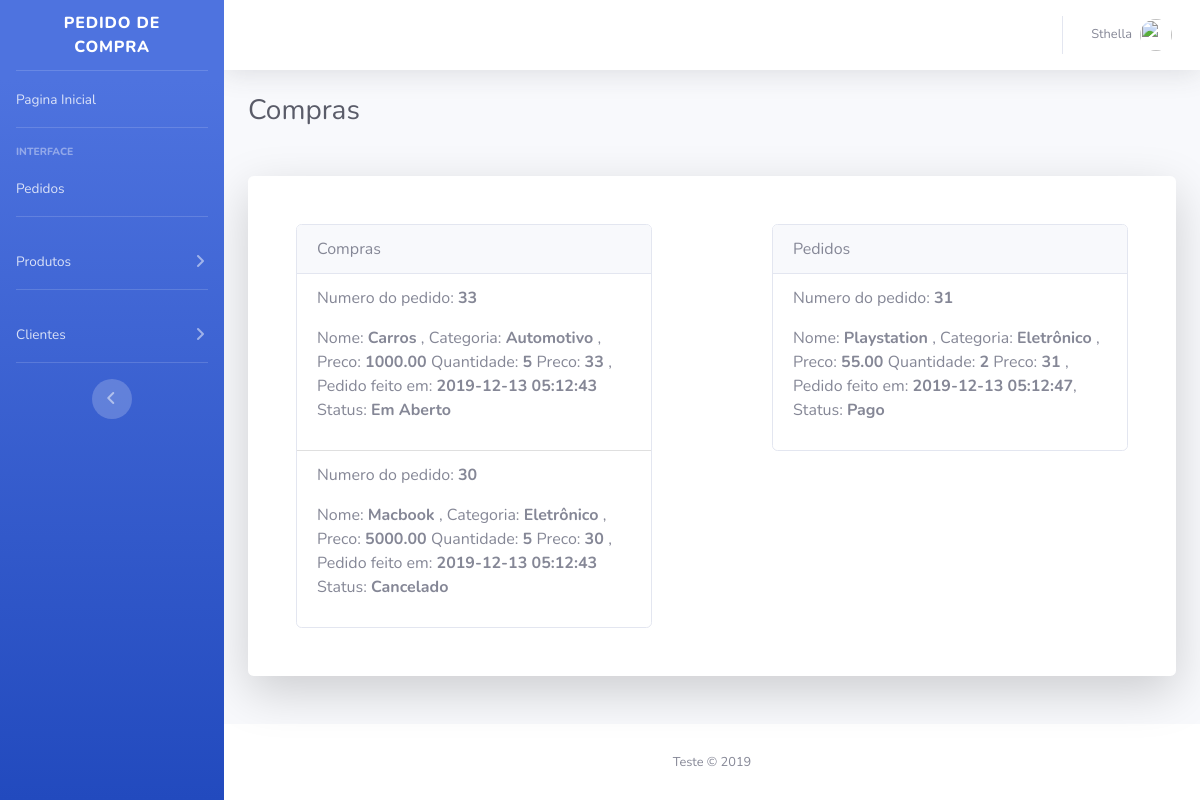
The app's page /compra (signed in) with its own data.
### tables this page shows
CREATE TABLE `produtos` (
  `Id` int(11) NOT NULL AUTO_INCREMENT,
  `nome` varchar(255) DEFAULT NULL,
  `categoria_id` int(11) NOT NULL DEFAULT '0',
  `preco` decimal(10,2) NOT NULL DEFAULT '0.00',
  `cliente_id` int(11) NOT NULL,
  `criado_em` datetime DEFAULT NULL,
  PRIMARY KEY (`Id`),
  KEY `produtos_ibfk_2` (`cliente_id`),
  KEY `produtos_ibfk_1` (`categoria_id`),
  CONSTRAINT `produtos_ibfk_1` FOREIGN KEY (`categoria_id`) REFERENCES `categorias` (`Id`) ON DELETE CASCADE ON UPDATE CASCADE,
  CONSTRAINT `produtos_ibfk_2` FOREIGN KEY (`cliente_id`) REFERENCES `clientes` (`Id`) ON DELETE CASCADE ON UPDATE CASCADE
);

CREATE TABLE `compras` (
  `Id` int(11) NOT NULL AUTO_INCREMENT,
  `produto_id` int(11) NOT NULL DEFAULT '0',
  `cliente_id` int(11) NOT NULL DEFAULT '0',
  `quantidade` int(11) DEFAULT NULL,
  `status` varchar(255) DEFAULT '2',
  `criado_em` datetime DEFAULT NULL,
  `total` double DEFAULT NULL,
  PRIMARY KEY (`Id`),
  KEY `cliente_id` (`cliente_id`),
  KEY `compras_ibfk_1` (`produto_id`),
  CONSTRAINT `compras_ibfk_1` FOREIGN KEY (`produto_id`) REFERENCES `produtos` (`Id`) ON DELETE CASCADE ON UPDATE CASCADE,
  CONSTRAINT `compras_ibfk_2` FOREIGN KEY (`cliente_id`) REFERENCES `clientes` (`Id`) ON DELETE CASCADE ON UPDATE CASCADE
);

CREATE TABLE `categorias` (
  `Id` int(11) NOT NULL AUTO_INCREMENT,
  `nome` varchar(255) DEFAULT NULL,
  PRIMARY KEY (`Id`)
);

### core/bootstrap.php (called while the page is built, shortened)
<?php
function view($name, $data = []){
    if(strstr( $name, '.' )){
        $name = explode('.', $name);
        $name = implode('/', $name);
    }
    extract($data);
    return require "app/views/{$name}.view.php";
}

### app/controllers/CompraController.php (called while the page is built, shortened)
<?php
class CompraController{
   public function home(){
       $compra = new Compra;
       $compras =  $compra->listarTodasCompras(1);
       $pedidos =  $compra->listarTodasCompras(2);
        return view('sistema.pedidoCompra', compact('compras', 'pedidos'));
    }
}

### core/Router.php (called while the page is built, shortened)
<?php
class Router {
    public $routes = [
        'GET' => [],
        'POST' => []
    ];
    public function get($uri, $controller){
        $this->routes['GET'][$uri] = $controller;
    }
    public function post($uri, $controller){
        $this->routes['POST'][$uri] = $controller;
    }
    public function direct($uri, $requestType){
        if(array_key_exists($uri, $this->routes[$requestType])){
            $controller = explode('@', $this->routes[$requestType][$uri])[0];
            $action = explode('@', $this->routes[$requestType][$uri])[1];
            return $this->callAction($controller, $action);
        }
        throw new \Exception('Nenhuma rota selecionada para essa URL');
    }
    protected function callAction($controller, $action){
        $controller = new $controller;
        $middleware = $controller->auth();
        if(isset($_SESSION['usuario']['login']) && $_SESSION['usuario']['login'] == true){
            if($middleware['auth']['restrict_for'] == '*'){
                return $controller->$action();
            }
        }
    }
}

### index.php (called while the page is built, shortened)
<?php
require 'core/bootstrap.php';
Router::load('app/routes.php')->direct(Request::uri(), Request::method());

### app/models/Compra.php (called while the page is built, shortened)
<?php
class Compra {
    private $id;
    private $produto;
    private $quantidade;
    private $criado_em;
    private $status;
    public function __construct($id = null, Produto $produto = null, Cliente $cliente = null, $quantidade = 1, $criado_em = null, $status = 2) {
        $this->id = $id;
        $this->produto = $produto;
        $this->quantidade = $quantidade;
        $this->status= $status;
        $this->criado_em = date('y-m-d h:m:s');
    }
    public function getId(){
		return $this->id;
	}
	public function setId($id){
		$this->id = $id;
	}
	public function getProduto(){
		return $this->produto;
	}
	public function setProduto($produto){
		$this->produto = $produto;
	}
	public function getQuantidade(){
		return $this->quantidade;
	}
	public function setQuantidade($quantidade){
		$this->quantidade = $quantidade;
	}
	public function getCriado_em(){
		return $this->criado_em;
	}
	public function setCriado_em($criado_em){
		$this->criado_em = $criado_em;
	}
	public function getStatus(){
        switch($this->status){
            case 1:
                $status = 'Pago';
            break;
            case 2:
                $status = 'Em Aberto';
            break;
            case 0:
                $status = 'Cancelado';
            break;
        }
		return $status;
    }
	public function setStatus($status){
		$this->status = $status;
    }
    public function listarTodasCompras($tipo){
        $sql['sql']   = 'select com.Id as compra_id, com.quantidade, com.status, com.criado_em as compra_feita_em, ';
        $sql['sql']  .= 'p.nome as produto_nome, p.id as produto_id, ';
        $sql['sql']  .= 'cat.Id as categoria_id, cat.nome as categoria_nome, p.preco, com.total ';
        $sql['sql']  .= 'from produtos as p ';
        $sql['sql']  .= 'inner join compras as com on(com.produto_id = p.Id) ';
        $sql['sql']  .= 'inner join clientes as cli on(com.cliente_id = com.cliente_id) ';
        $sql['sql']  .= 'inner join categorias as cat on(p.categoria_id = cat.Id) ';
        if($tipo == 1 ){
            $sql['sql']  .= 'where com.cliente_id = :cliente_id';
        }else{
            $sql['sql']  .= 'where p.cliente_id = :cliente_id';
        }
        $sql['sql']  .= ' group by com.id ';
        $sql['sql']  .= 'order by com.criado_em, com.status desc ';
        $sql['bind_sql']['cliente_id'] = $_SESSION['usuario']['cliente_id'];
        $compras = false;
        try{
                 if($row = App::get('database')->select($sql)){
                    foreach($row as $row){
                        $produto = new Produto;
                        $categoria = new Categoria;
                        $compra = new Compra;
                        $compra->setId($row->compra_id);
                        $produto->setId($row->produto_id);
                        $produto->setNome($row->produto_nome);
                        $produto->setPreco($row->preco);
                        $categoria->setId($row->categoria_id);
                        $categoria->setNome($row->categoria_nome);
                        $produto->setCategoria($categoria);
                        $compra->setProduto($produto);
                        $compra->setQuantidade($row->quantidade);
                        $compra->setStatus($row->status);
                        $compra->setTotal($row->total);
                        $compra->setCriado_em($row->compra_feita_em);
                        $compras[] = $compra;
                    }
                }else{
                    return false;
                }
        }catch(Exception $e){
            return "ops houve um erro na query".$sql['sql'];
        }
        return $compras;
    }
}
?>

### core/database/QueryBuilder.php (called while the page is built, shortened)
<?php
class QueryBuilder{
    protected $pdo;
    public function __construct($pdo){
        $this->pdo = $pdo;
    }
    public function select($sql){
        $statement = $this->pdo->prepare($sql['sql']);
        if(isset($sql['bind_sql'])){
            $statement->execute($sql['bind_sql']);
        }else{
            $statement->execute();
        }
        return $statement->fetchAll(PDO::FETCH_CLASS);
    }
}
?>

### core/App.php (called while the page is built, shortened)
<?php
class App{
    protected static $registry = [];
    public static function bind($key, $value)
    {
        static::$registry[$key] = $value;
    }
    public static function get($key)
    {
        return static::$registry[$key];
    }
}

### app/models/Produto.php (called while the page is built, shortened)
<?php
class Produto{
    private $nome;
    private $categoria;
    private $preco;
    public function __construct($id = null, $nome = null, Categoria $categoria = null,
                                $preco = null, Cliente $cliente = null, $criado_em = null){
         $this->nome = $nome;
         $this->preco = $preco;
         $this->categoria = $categoria;
    }
	public function getNome(){
		return $this->nome;
	}
	public function setNome($nome){
		$this->nome = $nome;
	}
	public function getCategoria(){
		return $this->categoria;
	}
	public function setCategoria(Categoria $categoria){
		$this->categoria = $categoria;
	}
	public function getPreco(){
		return $this->preco;
	}
	public function setPreco($preco){
		$this->preco = $preco;
	}
}
?>

### app/models/Categoria.php (called while the page is built, shortened)
<?php
class Categoria{
    public function getNome(){
		return $this->Nome;
	}
	public function setNome($Nome){
		$this->Nome = $Nome;
    }
}

### app/views/sistema/pedidoCompra.view.php (the view, shortened to what this page needs)
<?php
  include('layout/header.php');
?>
<div class="container-fluid">
<h1 class="h3 mb-4 text-gray-800">Compras</h1>
<div id='background' class="card o-hidden border-0 shadow-lg my-5">
<div class="card-body p-0">
  <div class="row">
    <div class="col-lg-6 col-sm-12">
      <div class="p-5">
          <div class="card">
          <div class="card-header">
            Compras
          </div>
          <ul id='compra' class="list-group list-group-flush">
          <?php if(isset($compras) && $compras): ?>
            <?php foreach($compras as $c): ?>
              <li class="list-group-item">
                <p>Numero do pedido: <b> <?=$c->getId();?></b></p>
                <p>Nome: <b> <?=$c->getProduto()->getNome();?> </b>, Categoria: <b>  <?=$c->getProduto()->getCategoria()->getNome();?> </b>,
               Preco: <b> <?=$c->getProduto()->getPreco();?> </b> Quantidade: <b>  <?=$c->getQuantidade();?> </b> Preco: <b> <?=$c->getId();?> </b>,
                Pedido feito em: <b><?=$c->getCriado_em();?></b>
                Status: <b><?=$c->getStatus();?></b></p>
               </li>
            <?php endforeach;?>
            <?php else: ?>
          <li class="list-group-item">
            <p>Não existe compras no momento</p>
          </li>
        <?php endif; ?>
          </ul>
        </div>
      </div>
    </div>
    <div class="col-lg-6 col-sm-12">
      <div class="p-5">
      <div class="card">
        <div class="card-header">
          Pedidos
        </div>
        <ul id='pedido' class="list-group list-group-flush">
        <?php if(isset($pedidos) && $pedidos): ?>
            <?php foreach($pedidos as $p): ?>
            <li class="list-group-item">
                <p>Numero do pedido: <b> <?=$p->getId();?></b></p>
                <p>Nome: <b> <?=$p->getProduto()->getNome();?> </b>, Categoria: <b>  <?=$p->getProduto()->getCategoria()->getNome();?> </b>,
               Preco: <b> <?=$p->getProduto()->getPreco();?> </b> Quantidade: <b>  <?=$p->getQuantidade();?> </b> Preco: <b> <?=$p->getId();?> </b>,
                Pedido feito em: <b><?=$p->getCriado_em();?></b>,
                 Status: <b><?=$p->getStatus();?></b></p>
               </li>
            <?php endforeach; ?>
            <?php else: ?>
          <li class="list-group-item">
            <p>Não existe pedidos no momento</p>
          </li>
        <?php endif; ?>
        </ul>
      </div>
      </div>
    </div>
  </div>
</div>
</div>
</div>
<?php
    include_once('layout/footer.php');
?>

### records on screen
produtos: compras.Id "33", nome "Carros", categoria.nome "Automotivo", preco "1000.00", compras.quantidade "5", compras.criado_em "2019-12-13 05:12:43", compras.status "Em Aberto"
produtos: compras.Id "30", nome "Macbook", categoria.nome "Eletrônico", preco "5000.00", compras.quantidade "5", compras.criado_em "2019-12-13 05:12:43", compras.status "Cancelado"
produtos: compras.Id "31", nome "Playstation", categoria.nome "Eletrônico", preco "55.00", compras.quantidade "2", compras.criado_em "2019-12-13 05:12:47", compras.status "Pago"

### other values on screen
$_SESSION['usuario']['nome'] "Sthella"
